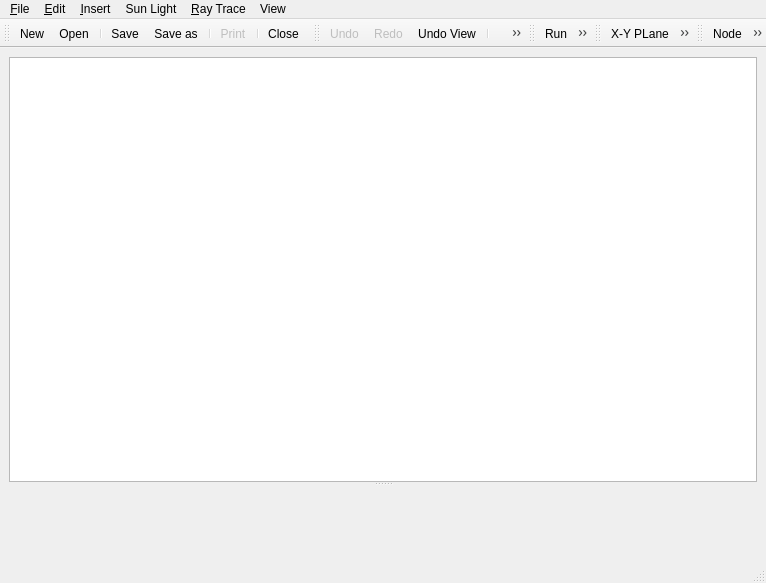
<ui version="4.0" >
 <author>Manuel J. Blanco</author>
 <class>MainWindow</class>
 <widget class="QMainWindow" name="MainWindow" >
  <property name="enabled" >
   <bool>true</bool>
  </property>
  <property name="geometry" >
   <rect>
    <x>0</x>
    <y>0</y>
    <width>766</width>
    <height>583</height>
   </rect>
  </property>
  <property name="sizePolicy" >
   <sizepolicy vsizetype="Preferred" hsizetype="Preferred" >
    <horstretch>0</horstretch>
    <verstretch>0</verstretch>
   </sizepolicy>
  </property>
  <property name="acceptDrops" >
   <bool>true</bool>
  </property>
  <property name="windowTitle" >
   <string>Tonatiuh 1.0</string>
  </property>
  <property name="windowIcon" >
   <iconset/>
  </property>
  <widget class="QWidget" name="centralWidget" >
   <property name="sizePolicy" >
    <sizepolicy vsizetype="Expanding" hsizetype="Expanding" >
     <horstretch>0</horstretch>
     <verstretch>0</verstretch>
    </sizepolicy>
   </property>
   <layout class="QVBoxLayout" >
    <item>
     <widget class="QSplitter" name="horizontalSplitter" >
      <property name="orientation" >
       <enum>Qt::Horizontal</enum>
      </property>
      <widget class="QSplitter" name="modelSplitter" >
       <property name="orientation" >
        <enum>Qt::Vertical</enum>
       </property>
       <widget class="SceneModelView" name="treeView" >
        <property name="sizePolicy" >
         <sizepolicy vsizetype="Preferred" hsizetype="Preferred" >
          <horstretch>0</horstretch>
          <verstretch>0</verstretch>
         </sizepolicy>
        </property>
        <property name="acceptDrops" >
         <bool>true</bool>
        </property>
        <property name="dragEnabled" >
         <bool>true</bool>
        </property>
        <property name="dragDropMode" >
         <enum>QAbstractItemView::InternalMove</enum>
        </property>
        <property name="selectionBehavior" >
         <enum>QAbstractItemView::SelectRows</enum>
        </property>
       </widget>
       <widget class="ParametersView" native="1" name="parametersView" >
        <property name="sizePolicy" >
         <sizepolicy vsizetype="Preferred" hsizetype="Preferred" >
          <horstretch>0</horstretch>
          <verstretch>0</verstretch>
         </sizepolicy>
        </property>
       </widget>
      </widget>
     </widget>
    </item>
   </layout>
  </widget>
  <widget class="QMenuBar" name="menubar" >
   <property name="geometry" >
    <rect>
     <x>0</x>
     <y>0</y>
     <width>766</width>
     <height>21</height>
    </rect>
   </property>
   <widget class="QMenu" name="menuEdit" >
    <property name="title" >
     <string>&amp;Edit</string>
    </property>
    <addaction name="actionUndo" />
    <addaction name="actionRedo" />
    <addaction name="separator" />
    <addaction name="actionCut" />
    <addaction name="actionCopy" />
    <addaction name="actionPaste_Copy" />
    <addaction name="actionPaste_Link" />
    <addaction name="actionDelete" />
   </widget>
   <widget class="QMenu" name="menuFile" >
    <property name="title" >
     <string>&amp;File</string>
    </property>
    <widget class="QMenu" name="menuRecent" >
     <property name="title" >
      <string>&amp;Recent</string>
     </property>
    </widget>
    <addaction name="actionNew" />
    <addaction name="actionOpen" />
    <addaction name="menuRecent" />
    <addaction name="separator" />
    <addaction name="actionSave" />
    <addaction name="actionSaveAs" />
    <addaction name="separator" />
    <addaction name="actionPrint" />
    <addaction name="separator" />
    <addaction name="actionClose" />
   </widget>
   <widget class="QMenu" name="menuView" >
    <property name="title" >
     <string>View</string>
    </property>
    <addaction name="actionAxis" />
    <addaction name="actionGrid" />
    <addaction name="actionBackground" />
    <addaction name="actionEdit_Mode" />
   </widget>
   <widget class="QMenu" name="menuInsert" >
    <property name="title" >
     <string>&amp;Insert</string>
    </property>
    <addaction name="actionNode" />
    <addaction name="actionShapeKit" />
    <addaction name="separator" />
   </widget>
   <widget class="QMenu" name="menuSun_Light" >
    <property name="title" >
     <string>Sun Light</string>
    </property>
    <addaction name="actionDefine_SunLight" />
    <addaction name="actionSunPosition" />
   </widget>
   <widget class="QMenu" name="menu_Raytrace" >
    <property name="title" >
     <string>&amp;Ray Trace</string>
    </property>
    <addaction name="actionRayTraceRun" />
    <addaction name="actionDisplay_rays" />
    <addaction name="actionResults" />
    <addaction name="separator" />
    <addaction name="actionRayTraceOptions" />
   </widget>
   <addaction name="menuFile" />
   <addaction name="menuEdit" />
   <addaction name="menuInsert" />
   <addaction name="menuSun_Light" />
   <addaction name="menu_Raytrace" />
   <addaction name="menuView" />
  </widget>
  <widget class="QStatusBar" name="statusbar" />
  <widget class="QToolBar" name="fileToolBar" >
   <property name="orientation" >
    <enum>Qt::Horizontal</enum>
   </property>
   <attribute name="toolBarArea" >
    <enum>TopToolBarArea</enum>
   </attribute>
   <attribute name="toolBarBreak" >
    <bool>false</bool>
   </attribute>
   <addaction name="actionNew" />
   <addaction name="actionOpen" />
   <addaction name="separator" />
   <addaction name="actionSave" />
   <addaction name="actionSaveAs" />
   <addaction name="separator" />
   <addaction name="actionPrint" />
   <addaction name="separator" />
   <addaction name="actionClose" />
  </widget>
  <widget class="QToolBar" name="editToolBar" >
   <property name="orientation" >
    <enum>Qt::Horizontal</enum>
   </property>
   <attribute name="toolBarArea" >
    <enum>TopToolBarArea</enum>
   </attribute>
   <attribute name="toolBarBreak" >
    <bool>false</bool>
   </attribute>
   <addaction name="actionUndo" />
   <addaction name="actionRedo" />
   <addaction name="actionUndoView" />
   <addaction name="separator" />
   <addaction name="actionCut" />
   <addaction name="actionCopy" />
   <addaction name="actionPaste_Copy" />
   <addaction name="actionPaste_Link" />
   <addaction name="actionDelete" />
  </widget>
  <widget class="QToolBar" name="raytraceToolBar" >
   <property name="windowTitle" >
    <string>toolBar</string>
   </property>
   <attribute name="toolBarArea" >
    <enum>TopToolBarArea</enum>
   </attribute>
   <attribute name="toolBarBreak" >
    <bool>false</bool>
   </attribute>
   <addaction name="actionRayTraceRun" />
   <addaction name="actionResults" />
  </widget>
  <widget class="QToolBar" name="toolBar" >
   <property name="windowTitle" >
    <string>toolBar</string>
   </property>
   <attribute name="toolBarArea" >
    <enum>TopToolBarArea</enum>
   </attribute>
   <attribute name="toolBarBreak" >
    <bool>false</bool>
   </attribute>
   <addaction name="action_X_Y_Plane" />
   <addaction name="action_Y_Z_Plane" />
   <addaction name="action_X_Z_Plane" />
  </widget>
  <widget class="QToolBar" name="insertTollBar" >
   <property name="windowTitle" >
    <string>toolBar_2</string>
   </property>
   <attribute name="toolBarArea" >
    <enum>TopToolBarArea</enum>
   </attribute>
   <attribute name="toolBarBreak" >
    <bool>false</bool>
   </attribute>
   <addaction name="actionNode" />
   <addaction name="actionShapeKit" />
  </widget>
  <action name="actionNew" >
   <property name="icon" >
    <iconset resource="tonatiuh.qrc" >:/icons/new.png</iconset>
   </property>
   <property name="text" >
    <string>&amp;New</string>
   </property>
  </action>
  <action name="actionOpen" >
   <property name="icon" >
    <iconset resource="tonatiuh.qrc" >:/icons/open.png</iconset>
   </property>
   <property name="text" >
    <string>&amp;Open ...</string>
   </property>
  </action>
  <action name="actionSave" >
   <property name="icon" >
    <iconset resource="tonatiuh.qrc" >:/icons/save.png</iconset>
   </property>
   <property name="text" >
    <string>&amp;Save</string>
   </property>
  </action>
  <action name="actionSaveAs" >
   <property name="icon" >
    <iconset resource="tonatiuh.qrc" >:/icons/saveas.png</iconset>
   </property>
   <property name="text" >
    <string>Save &amp;as ...</string>
   </property>
  </action>
  <action name="actionPrint" >
   <property name="enabled" >
    <bool>false</bool>
   </property>
   <property name="icon" >
    <iconset resource="tonatiuh.qrc" >:/icons/print.png</iconset>
   </property>
   <property name="text" >
    <string>&amp;Print</string>
   </property>
  </action>
  <action name="actionClose" >
   <property name="icon" >
    <iconset resource="tonatiuh.qrc" >:/icons/close.png</iconset>
   </property>
   <property name="text" >
    <string>&amp;Close</string>
   </property>
  </action>
  <action name="actionUndo" >
   <property name="enabled" >
    <bool>false</bool>
   </property>
   <property name="icon" >
    <iconset resource="tonatiuh.qrc" >:/icons/undo.png</iconset>
   </property>
   <property name="text" >
    <string>&amp;Undo</string>
   </property>
  </action>
  <action name="actionRedo" >
   <property name="enabled" >
    <bool>false</bool>
   </property>
   <property name="icon" >
    <iconset resource="tonatiuh.qrc" >:/icons/redo.png</iconset>
   </property>
   <property name="text" >
    <string>&amp;Redo</string>
   </property>
  </action>
  <action name="actionCut" >
   <property name="icon" >
    <iconset resource="tonatiuh.qrc" >:/icons/cut.png</iconset>
   </property>
   <property name="text" >
    <string>&amp;Cut</string>
   </property>
   <property name="shortcut" >
    <string>Ctrl+X</string>
   </property>
  </action>
  <action name="actionCopy" >
   <property name="icon" >
    <iconset resource="tonatiuh.qrc" >:/icons/copy.png</iconset>
   </property>
   <property name="text" >
    <string>&amp;Copy</string>
   </property>
   <property name="shortcut" >
    <string>Ctrl+C</string>
   </property>
  </action>
  <action name="actionPaste_Copy" >
   <property name="icon" >
    <iconset resource="tonatiuh.qrc" >:/icons/paste.png</iconset>
   </property>
   <property name="text" >
    <string>&amp;Paste</string>
   </property>
   <property name="shortcut" >
    <string>Ctrl+V</string>
   </property>
  </action>
  <action name="actionRayTraceRun" >
   <property name="icon" >
    <iconset resource="tonatiuh.qrc" >:/icons/raytrace.png</iconset>
   </property>
   <property name="text" >
    <string>&amp;Run</string>
   </property>
  </action>
  <action name="actionAxis" >
   <property name="checkable" >
    <bool>true</bool>
   </property>
   <property name="checked" >
    <bool>true</bool>
   </property>
   <property name="enabled" >
    <bool>true</bool>
   </property>
   <property name="text" >
    <string>Axis</string>
   </property>
   <property name="toolTip" >
    <string>Draw Shape Local Axis</string>
   </property>
  </action>
  <action name="actionUndoView" >
   <property name="icon" >
    <iconset resource="tonatiuh.qrc" >:/icons/undoView.png</iconset>
   </property>
   <property name="text" >
    <string>Undo View</string>
   </property>
  </action>
  <action name="actionNode" >
   <property name="icon" >
    <iconset resource="tonatiuh.qrc" >:/icons/separatorKit.png</iconset>
   </property>
   <property name="text" >
    <string>Node</string>
   </property>
  </action>
  <action name="actionFile1" >
   <property name="text" >
    <string>File1</string>
   </property>
  </action>
  <action name="actionDisplay_rays" >
   <property name="checkable" >
    <bool>true</bool>
   </property>
   <property name="checked" >
    <bool>true</bool>
   </property>
   <property name="enabled" >
    <bool>false</bool>
   </property>
   <property name="text" >
    <string>Display rays</string>
   </property>
  </action>
  <action name="actionPaste_Link" >
   <property name="icon" >
    <iconset resource="tonatiuh.qrc" >:/icons/paste_link.png</iconset>
   </property>
   <property name="text" >
    <string>Paste Link</string>
   </property>
  </action>
  <action name="actionDelete" >
   <property name="icon" >
    <iconset resource="tonatiuh.qrc" >:/icons/delete.png</iconset>
   </property>
   <property name="text" >
    <string>Delete</string>
   </property>
   <property name="shortcut" >
    <string>Backspace</string>
   </property>
  </action>
  <action name="actionRayTraceOptions" >
   <property name="text" >
    <string>Ray Trace Options ...</string>
   </property>
  </action>
  <action name="actionResults" >
   <property name="icon" >
    <iconset resource="tonatiuh.qrc" >:/icons/AnalysisTool.png</iconset>
   </property>
   <property name="text" >
    <string>Analyze tool ...</string>
   </property>
  </action>
  <action name="actionShapeKit" >
   <property name="icon" >
    <iconset resource="tonatiuh.qrc" >:/icons/shapekit.png</iconset>
   </property>
   <property name="text" >
    <string>ShapeKit</string>
   </property>
  </action>
  <action name="action_X_Y_Plane" >
   <property name="icon" >
    <iconset resource="tonatiuh.qrc" >:/icons/viewer_viewXY.png</iconset>
   </property>
   <property name="text" >
    <string>X-Y PLane</string>
   </property>
  </action>
  <action name="action_X_Z_Plane" >
   <property name="icon" >
    <iconset resource="tonatiuh.qrc" >:/icons/viewer_viewXZ.png</iconset>
   </property>
   <property name="text" >
    <string>X-Z Plane</string>
   </property>
  </action>
  <action name="action_Y_Z_Plane" >
   <property name="icon" >
    <iconset resource="tonatiuh.qrc" >:/icons/viewer_viewYZ.png</iconset>
   </property>
   <property name="text" >
    <string>Z-YPlane</string>
   </property>
  </action>
  <action name="actionDefine_SunLight" >
   <property name="icon" >
    <iconset resource="tonatiuh.qrc" >:/icons/lightKit.png</iconset>
   </property>
   <property name="text" >
    <string>Define SunLight ...</string>
   </property>
  </action>
  <action name="actionEdit_Mode" >
   <property name="checkable" >
    <bool>true</bool>
   </property>
   <property name="text" >
    <string>Edit Mode</string>
   </property>
  </action>
  <action name="actionGrid" >
   <property name="checkable" >
    <bool>true</bool>
   </property>
   <property name="checked" >
    <bool>false</bool>
   </property>
   <property name="enabled" >
    <bool>true</bool>
   </property>
   <property name="text" >
    <string>Grid</string>
   </property>
  </action>
  <action name="actionBackground" >
   <property name="checkable" >
    <bool>true</bool>
   </property>
   <property name="checked" >
    <bool>true</bool>
   </property>
   <property name="text" >
    <string>Background</string>
   </property>
  </action>
  <action name="actionSunPosition" >
   <property name="text" >
    <string>Sun Position Calculator</string>
   </property>
  </action>
 </widget>
 <layoutdefault spacing="6" margin="9" />
 <customwidgets>
  <customwidget>
   <class>ParametersView</class>
   <extends>QWidget</extends>
   <header location="global" >ParametersView.h</header>
   <container>1</container>
  </customwidget>
  <customwidget>
   <class>SceneModelView</class>
   <extends>QTreeView</extends>
   <header location="global" >SceneModelView.h</header>
  </customwidget>
 </customwidgets>
 <resources>
  <include location="tonatiuh.qrc" />
 </resources>
 <connections/>
</ui>
